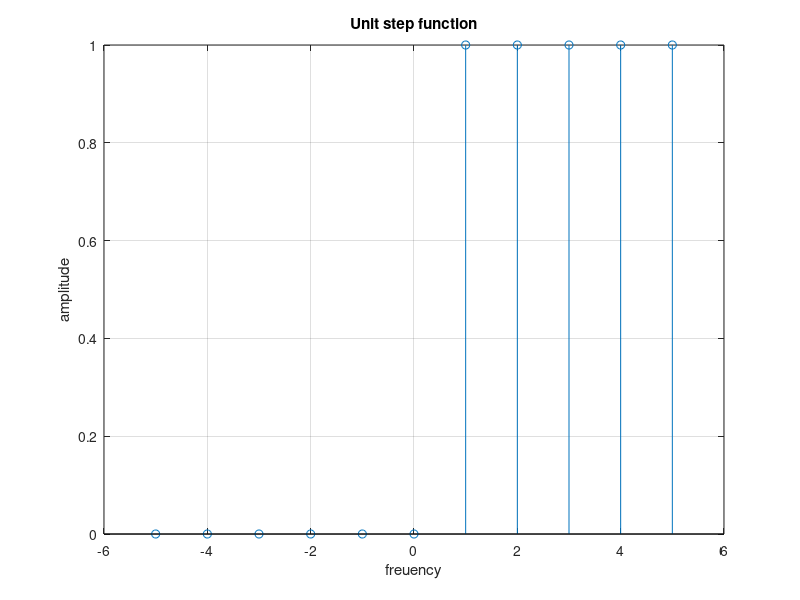

Write MATLAB code to recreate this figure.
n=[-5:1:5];
y=[zeros(1,6),ones(1,5)];
stem(n,y);
grid on
xlabel('freuency')
ylabel('amplitude')
title('Unit step function')